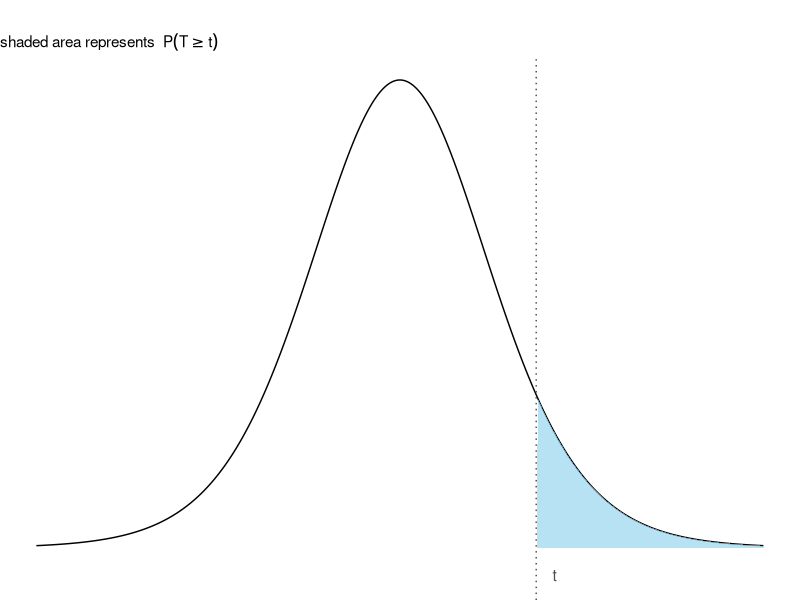

Generate this figure with R:
## ---- chunk 1
#| echo: false
#| message: false
#| fig-height: 2
#| fig-width: 3
#| fig-align: center
library(dplyr)
library(tidyr)
library(knitr)
library(kableExtra)
library(ggplot2)

# Set example t value and degrees of freedom
t_example <- 1.5
df <- 10

# Create t-distribution curve
x_vals <- seq(-4, 4, length.out = 500)
df_t <- data.frame(x = x_vals, y = dt(x_vals, df = df))

# Shade area where x >= t_example
df_shade <- subset(df_t, x >= t_example)

# Plot
ggplot(df_t, aes(x = x, y = y)) +
  geom_line(color = "black", linewidth = 0.5) +
  geom_area(data = df_shade, fill = "skyblue", alpha = 0.6) +
  geom_vline(xintercept = t_example, linetype = "dotted", color = "grey30") +
  annotate("text", x = t_example + 0.2, y = dt(t_example, df) - 0.15, 
           label = "t", color = "grey30", size = 4) +
  labs(
    title = "",
    subtitle = bquote("shaded area represents " ~ P(T >= t) ),
    x = "t",
    y = "Density"
  ) +
  theme_void()

# Define alpha levels and degrees of freedom
alphas <- c(0.1, 0.05, 0.025, 0.01, 0.005)
df_vals <- c(1:30, 100, 500, 1000000)

# Create t-table
t_table <- expand.grid(df = df_vals, alpha = alphas) %>%
  mutate(t_crit = qt(1 - alpha, df)) %>%
  pivot_wider(names_from = alpha, values_from = t_crit)

# Replace df=1000 with ∞ and rename column to ν
t_table <- t_table %>%
  mutate(df = ifelse(df == 1000000, "&infin;", as.character(df))) %>%
  rename(`&nu;` = df)

# Format other columns (but not first)
t_table_formatted <- t_table
t_table_formatted[ , -1] <- lapply(t_table_formatted[ , -1], function(x) sprintf("%.3f", x))

# Rename column headers to include alpha
names(t_table_formatted)[-1] <- paste0("&alpha; = ", names(t_table_formatted)[-1])

# Render HTML table with left-aligned caption
kable(t_table_formatted, escape = FALSE, format = "html",
      caption = "One-sided critical t-values for the Student’s t-distribution: P(T &gt; t<sub>&nu;, &alpha;</sub>) = &alpha;. The last row shows the corresponding standard normal (z) values as degrees of freedom &nu; → &infin;.") %>%
  kable_styling(full_width = FALSE, position = "left")
